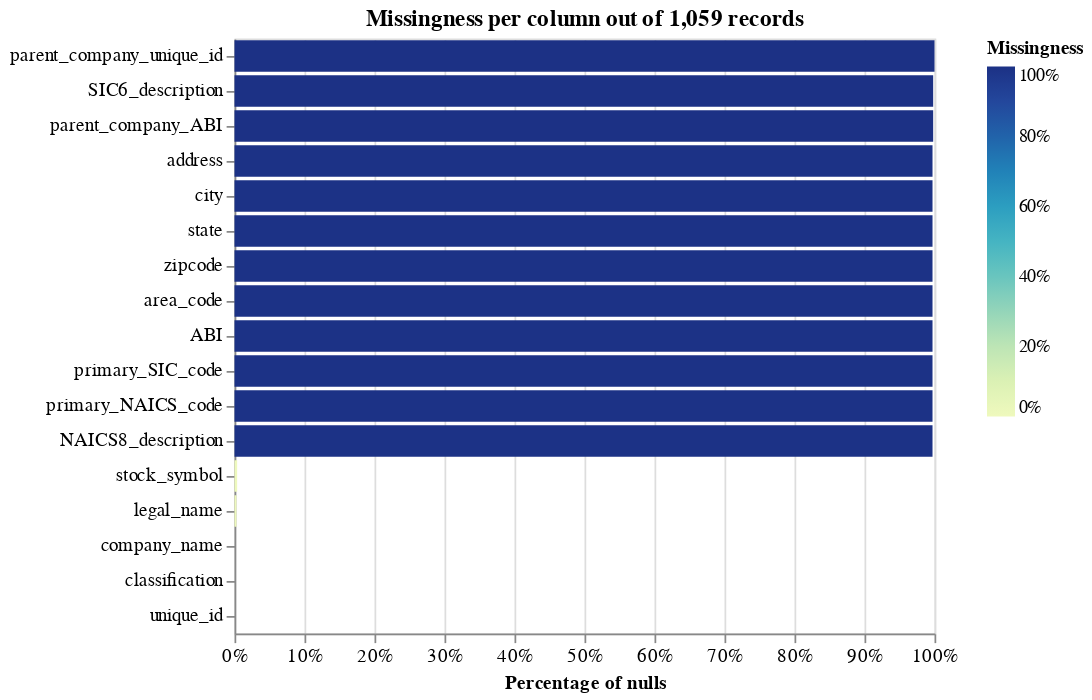

The code cell stored with this chart in its notebook:
### Code cell
linker.missingness_chart()

### Figure 1 — Vega-Lite specification as saved in the notebook (floating-point values rounded to 4 significant figures)
{"config": {"view": {"continuousWidth": 400, "continuousHeight": 300}, "axis": {"labelFontSize": 11}}, "layer": [{"mark": "bar", "encoding": {"color": {"field": "null_proportion", "legend": {"format": ".0%", "offset": 30}, "scale": {"domain": [0, 1], "range": "heatmap"}, "title": "Missingness", "type": "quantitative"}, "tooltip": [{"field": "column_name", "title": "Column", "type": "nominal"}, {"field": "null_count", "format": ",.0f", "title": "Count of nulls", "type": "quantitative"}, {"field": "null_proportion", "format": ".2%", "title": "Percentage of nulls", "type": "quantitative"}, {"field": "total_record_count", "format": ",.0f", "title": "Total record count", "type": "quantitative"}], "x": {"axis": {"format": "%", "labelAlign": "center", "title": "Percentage of nulls"}, "field": "null_proportion", "scale": {"domain": [0, 1]}, "type": "quantitative"}, "y": {"axis": {"title": ""}, "field": "column_name", "sort": "-x", "type": "nominal"}}, "title": "Missingness per column out of 1,059 records"}], "data": {"values": [{"null_proportion": 0.0, "null_count": 0, "total_record_count": 1059, "column_name": "company_name"}, {"null_proportion": 0.003777, "null_count": 4, "total_record_count": 1059, "column_name": "stock_symbol"}, {"null_proportion": 0.002833, "null_count": 3, "total_record_count": 1059, "column_name": "legal_name"}, {"null_proportion": 0.9972, "null_count": 1056, "total_record_count": 1059, "column_name": "address"}, {"null_proportion": 0.9972, "null_count": 1056, "total_record_count": 1059, "column_name": "city"}, {"null_proportion": 0.9972, "null_count": 1056, "total_record_count": 1059, "column_name": "state"}, {"null_proportion": 0.9972, "null_count": 1056, "total_record_count": 1059, "column_name": "zipcode"}, {"null_proportion": 0.9972, "null_count": 1056, "total_record_count": 1059, "column_name": "area_code"}, {"null_proportion": 0.9972, "null_count": 1056, "total_record_count": 1059, "column_name": "ABI"}, {"null_proportion": 0.9972, "null_count": 1056, "total_record_count": 1059, "column_name": "primary_SIC_code"}, {"null_proportion": 0.9981, "null_count": 1057, "total_record_count": 1059, "column_name": "SIC6_description"}, {"null_proportion": 0.9972, "null_count": 1056, "total_record_count": 1059, "column_name": "primary_NAICS_code"}, {"null_proportion": 0.9972, "null_count": 1056, "total_record_count": 1059, "column_name": "NAICS8_description"}, {"null_proportion": 0.9981, "null_count": 1057, "total_record_count": 1059, "column_name": "parent_company_ABI"}, {"null_proportion": 0.0, "null_count": 0, "total_record_count": 1059, "column_name": "classification"}, {"null_proportion": 0.0, "null_count": 0, "total_record_count": 1059, "column_name": "unique_id"}, {"null_proportion": 1.0, "null_count": 1059, "total_record_count": 1059, "column_name": "parent_company_unique_id"}], "name": "data-0e7bce5a1d2f132e282789d6ef7780fe"}, "title": "", "$schema": "https://vega.github.io/schema/vega-lite/v5.9.3.json"}
